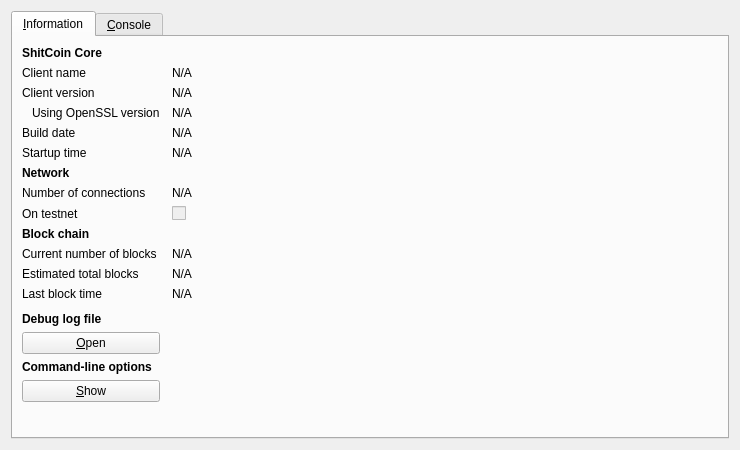
<?xml version="1.0" encoding="UTF-8"?>
<ui version="4.0">
 <class>RPCConsole</class>
 <widget class="QDialog" name="RPCConsole">
  <property name="geometry">
   <rect>
    <x>0</x>
    <y>0</y>
    <width>740</width>
    <height>450</height>
   </rect>
  </property>
  <property name="windowTitle">
   <string>ShitCoin - Debug window</string>
  </property>
  <layout class="QVBoxLayout" name="verticalLayout_2">
   <item>
    <widget class="QTabWidget" name="tabWidget">
     <property name="currentIndex">
      <number>0</number>
     </property>
     <widget class="QWidget" name="tab_info">
      <attribute name="title">
       <string>&amp;Information</string>
      </attribute>
      <layout class="QGridLayout" name="gridLayout" columnstretch="0,1">
       <property name="horizontalSpacing">
        <number>12</number>
       </property>
       <item row="0" column="0">
        <widget class="QLabel" name="label_9">
         <property name="font">
          <font>
           <weight>75</weight>
           <bold>true</bold>
          </font>
         </property>
         <property name="text">
          <string>ShitCoin Core</string>
         </property>
        </widget>
       </item>
       <item row="1" column="0">
        <widget class="QLabel" name="label_5">
         <property name="text">
          <string>Client name</string>
         </property>
        </widget>
       </item>
       <item row="1" column="1">
        <widget class="QLabel" name="clientName">
         <property name="cursor">
          <cursorShape>IBeamCursor</cursorShape>
         </property>
         <property name="text">
          <string>N/A</string>
         </property>
         <property name="textFormat">
          <enum>Qt::PlainText</enum>
         </property>
         <property name="textInteractionFlags">
          <set>Qt::LinksAccessibleByMouse|Qt::TextSelectableByKeyboard|Qt::TextSelectableByMouse</set>
         </property>
        </widget>
       </item>
       <item row="2" column="0">
        <widget class="QLabel" name="label_6">
         <property name="text">
          <string>Client version</string>
         </property>
        </widget>
       </item>
       <item row="2" column="1">
        <widget class="QLabel" name="clientVersion">
         <property name="cursor">
          <cursorShape>IBeamCursor</cursorShape>
         </property>
         <property name="text">
          <string>N/A</string>
         </property>
         <property name="textFormat">
          <enum>Qt::PlainText</enum>
         </property>
         <property name="textInteractionFlags">
          <set>Qt::LinksAccessibleByMouse|Qt::TextSelectableByKeyboard|Qt::TextSelectableByMouse</set>
         </property>
        </widget>
       </item>
       <item row="3" column="0">
        <widget class="QLabel" name="label_14">
         <property name="text">
          <string>Using OpenSSL version</string>
         </property>
         <property name="indent">
          <number>10</number>
         </property>
        </widget>
       </item>
       <item row="3" column="1">
        <widget class="QLabel" name="openSSLVersion">
         <property name="cursor">
          <cursorShape>IBeamCursor</cursorShape>
         </property>
         <property name="text">
          <string>N/A</string>
         </property>
         <property name="textFormat">
          <enum>Qt::PlainText</enum>
         </property>
         <property name="textInteractionFlags">
          <set>Qt::LinksAccessibleByMouse|Qt::TextSelectableByKeyboard|Qt::TextSelectableByMouse</set>
         </property>
        </widget>
       </item>
       <item row="4" column="0">
        <widget class="QLabel" name="label_12">
         <property name="text">
          <string>Build date</string>
         </property>
        </widget>
       </item>
       <item row="4" column="1">
        <widget class="QLabel" name="buildDate">
         <property name="cursor">
          <cursorShape>IBeamCursor</cursorShape>
         </property>
         <property name="text">
          <string>N/A</string>
         </property>
         <property name="textFormat">
          <enum>Qt::PlainText</enum>
         </property>
         <property name="textInteractionFlags">
          <set>Qt::LinksAccessibleByMouse|Qt::TextSelectableByKeyboard|Qt::TextSelectableByMouse</set>
         </property>
        </widget>
       </item>
       <item row="5" column="0">
        <widget class="QLabel" name="label_13">
         <property name="text">
          <string>Startup time</string>
         </property>
        </widget>
       </item>
       <item row="5" column="1">
        <widget class="QLabel" name="startupTime">
         <property name="cursor">
          <cursorShape>IBeamCursor</cursorShape>
         </property>
         <property name="text">
          <string>N/A</string>
         </property>
         <property name="textFormat">
          <enum>Qt::PlainText</enum>
         </property>
         <property name="textInteractionFlags">
          <set>Qt::LinksAccessibleByMouse|Qt::TextSelectableByKeyboard|Qt::TextSelectableByMouse</set>
         </property>
        </widget>
       </item>
       <item row="6" column="0">
        <widget class="QLabel" name="label_11">
         <property name="font">
          <font>
           <weight>75</weight>
           <bold>true</bold>
          </font>
         </property>
         <property name="text">
          <string>Network</string>
         </property>
        </widget>
       </item>
       <item row="7" column="0">
        <widget class="QLabel" name="label_7">
         <property name="text">
          <string>Number of connections</string>
         </property>
        </widget>
       </item>
       <item row="7" column="1">
        <widget class="QLabel" name="numberOfConnections">
         <property name="cursor">
          <cursorShape>IBeamCursor</cursorShape>
         </property>
         <property name="text">
          <string>N/A</string>
         </property>
         <property name="textFormat">
          <enum>Qt::PlainText</enum>
         </property>
         <property name="textInteractionFlags">
          <set>Qt::LinksAccessibleByMouse|Qt::TextSelectableByKeyboard|Qt::TextSelectableByMouse</set>
         </property>
        </widget>
       </item>
       <item row="8" column="0">
        <widget class="QLabel" name="label_8">
         <property name="text">
          <string>On testnet</string>
         </property>
        </widget>
       </item>
       <item row="8" column="1">
        <widget class="QCheckBox" name="isTestNet">
         <property name="enabled">
          <bool>false</bool>
         </property>
         <property name="text">
          <string/>
         </property>
        </widget>
       </item>
       <item row="9" column="0">
        <widget class="QLabel" name="label_10">
         <property name="font">
          <font>
           <weight>75</weight>
           <bold>true</bold>
          </font>
         </property>
         <property name="text">
          <string>Block chain</string>
         </property>
        </widget>
       </item>
       <item row="10" column="0">
        <widget class="QLabel" name="label_3">
         <property name="text">
          <string>Current number of blocks</string>
         </property>
        </widget>
       </item>
       <item row="10" column="1">
        <widget class="QLabel" name="numberOfBlocks">
         <property name="cursor">
          <cursorShape>IBeamCursor</cursorShape>
         </property>
         <property name="text">
          <string>N/A</string>
         </property>
         <property name="textFormat">
          <enum>Qt::PlainText</enum>
         </property>
         <property name="textInteractionFlags">
          <set>Qt::LinksAccessibleByMouse|Qt::TextSelectableByKeyboard|Qt::TextSelectableByMouse</set>
         </property>
        </widget>
       </item>
       <item row="11" column="0">
        <widget class="QLabel" name="label_4">
         <property name="text">
          <string>Estimated total blocks</string>
         </property>
        </widget>
       </item>
       <item row="11" column="1">
        <widget class="QLabel" name="totalBlocks">
         <property name="cursor">
          <cursorShape>IBeamCursor</cursorShape>
         </property>
         <property name="text">
          <string>N/A</string>
         </property>
         <property name="textFormat">
          <enum>Qt::PlainText</enum>
         </property>
         <property name="textInteractionFlags">
          <set>Qt::LinksAccessibleByMouse|Qt::TextSelectableByKeyboard|Qt::TextSelectableByMouse</set>
         </property>
        </widget>
       </item>
       <item row="12" column="0">
        <widget class="QLabel" name="label_2">
         <property name="text">
          <string>Last block time</string>
         </property>
        </widget>
       </item>
       <item row="12" column="1">
        <widget class="QLabel" name="lastBlockTime">
         <property name="cursor">
          <cursorShape>IBeamCursor</cursorShape>
         </property>
         <property name="text">
          <string>N/A</string>
         </property>
         <property name="textFormat">
          <enum>Qt::PlainText</enum>
         </property>
         <property name="textInteractionFlags">
          <set>Qt::LinksAccessibleByMouse|Qt::TextSelectableByKeyboard|Qt::TextSelectableByMouse</set>
         </property>
        </widget>
       </item>
       <item row="13" column="0">
        <spacer name="verticalSpacer_2">
         <property name="orientation">
          <enum>Qt::Vertical</enum>
         </property>
         <property name="sizeHint" stdset="0">
          <size>
           <width>20</width>
           <height>20</height>
          </size>
         </property>
        </spacer>
       </item>
       <item row="14" column="0">
        <widget class="QLabel" name="labelDebugLogfile">
         <property name="font">
          <font>
           <weight>75</weight>
           <bold>true</bold>
          </font>
         </property>
         <property name="text">
          <string>Debug log file</string>
         </property>
        </widget>
       </item>
       <item row="15" column="0">
        <widget class="QPushButton" name="openDebugLogfileButton">
         <property name="toolTip">
          <string>Open the ShitCoin debug log file from the current data directory. This can take a few seconds for large log files.</string>
         </property>
         <property name="text">
          <string>&amp;Open</string>
         </property>
         <property name="autoDefault">
          <bool>false</bool>
         </property>
        </widget>
       </item>
       <item row="16" column="0">
        <widget class="QLabel" name="labelCLOptions">
         <property name="font">
          <font>
           <weight>75</weight>
           <bold>true</bold>
          </font>
         </property>
         <property name="text">
          <string>Command-line options</string>
         </property>
        </widget>
       </item>
       <item row="17" column="0">
        <widget class="QPushButton" name="showCLOptionsButton">
         <property name="toolTip">
          <string>Show the ShitCoin-Qt help message to get a list with possible ShitCoin command-line options.</string>
         </property>
         <property name="text">
          <string>&amp;Show</string>
         </property>
         <property name="autoDefault">
          <bool>false</bool>
         </property>
        </widget>
       </item>
       <item row="18" column="0">
        <spacer name="verticalSpacer">
         <property name="orientation">
          <enum>Qt::Vertical</enum>
         </property>
         <property name="sizeHint" stdset="0">
          <size>
           <width>20</width>
           <height>40</height>
          </size>
         </property>
        </spacer>
       </item>
      </layout>
     </widget>
     <widget class="QWidget" name="tab_console">
      <attribute name="title">
       <string>&amp;Console</string>
      </attribute>
      <layout class="QVBoxLayout" name="verticalLayout_3">
       <property name="spacing">
        <number>3</number>
       </property>
       <item>
        <widget class="QTextEdit" name="messagesWidget">
         <property name="minimumSize">
          <size>
           <width>0</width>
           <height>100</height>
          </size>
         </property>
         <property name="readOnly">
          <bool>true</bool>
         </property>
         <property name="tabKeyNavigation" stdset="0">
          <bool>false</bool>
         </property>
         <property name="columnCount" stdset="0">
          <number>2</number>
         </property>
        </widget>
       </item>
       <item>
        <layout class="QHBoxLayout" name="horizontalLayout">
         <property name="spacing">
          <number>3</number>
         </property>
         <item>
          <widget class="QLabel" name="label">
           <property name="text">
            <string notr="true">&gt;</string>
           </property>
          </widget>
         </item>
         <item>
          <widget class="QLineEdit" name="lineEdit"/>
         </item>
         <item>
          <widget class="QPushButton" name="clearButton">
           <property name="maximumSize">
            <size>
             <width>24</width>
             <height>24</height>
            </size>
           </property>
           <property name="toolTip">
            <string>Clear console</string>
           </property>
           <property name="text">
            <string/>
           </property>
           <property name="icon">
            <iconset resource="../bitcoin.qrc">
             <normaloff>:/icons/remove</normaloff>:/icons/remove</iconset>
           </property>
           <property name="shortcut">
            <string notr="true">Ctrl+L</string>
           </property>
           <property name="autoDefault">
            <bool>false</bool>
           </property>
          </widget>
         </item>
        </layout>
       </item>
      </layout>
     </widget>
    </widget>
   </item>
  </layout>
 </widget>
 <resources>
  <include location="../bitcoin.qrc"/>
 </resources>
 <connections/>
</ui>
